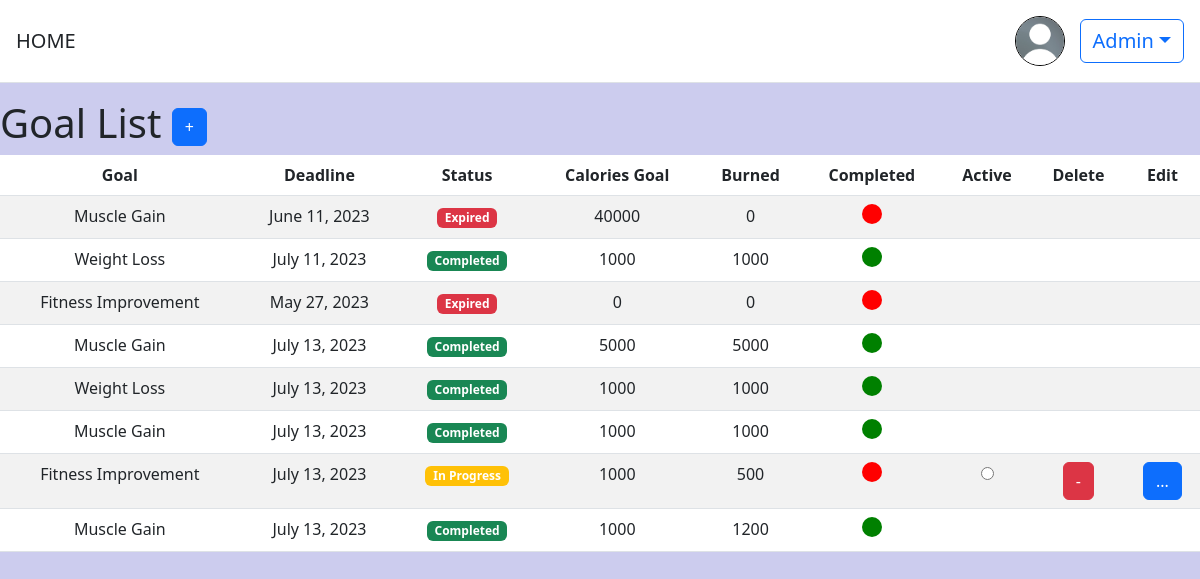
The page /obiettivi/lista/ (signed in) on the database as committed earlier.
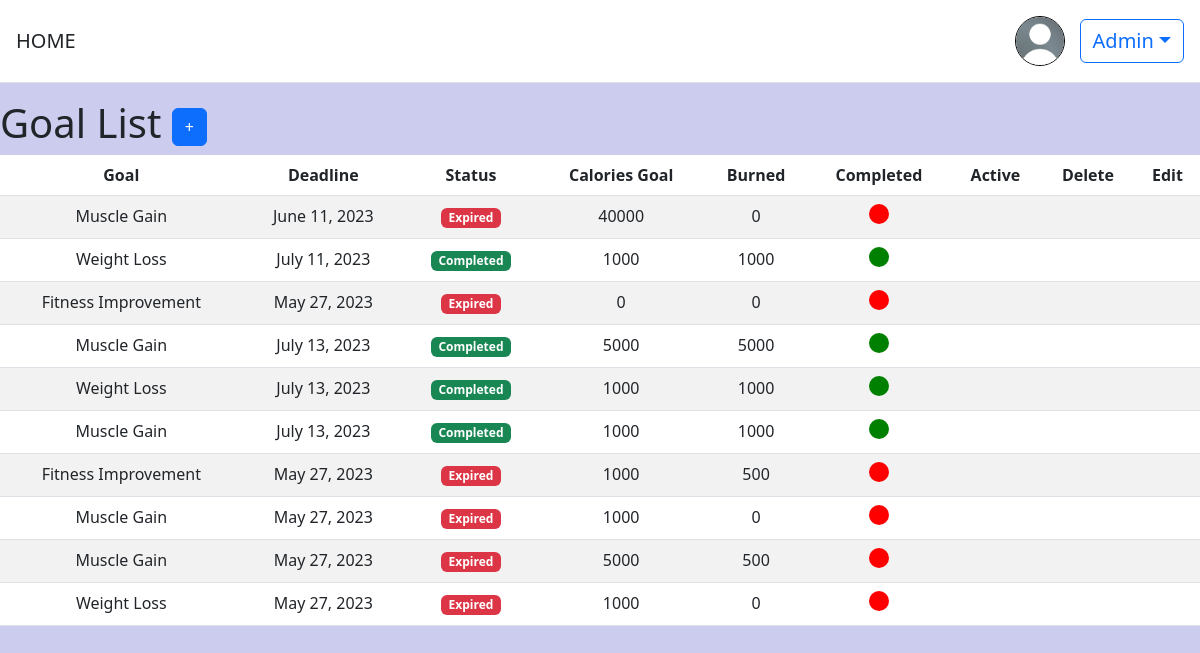
The same page on the database as committed later.
### obiettivi/models.py (models this page shows, shortened)
class GoalModel(models.Model):
    GOAL_CHOICES = (
        ('Weight Loss', 'Weight Loss'),
        ('Muscle Gain', 'Muscle Gain'),
        ('Fitness Improvement', 'Fitness Improvement'),
    )
    STATUS_CHOICES = (
        ('V', 'In Corso'),
        ('S', 'Scaduto'),
    )
    TEMP_CHOICES = (
        (1, '1 day'),
        (7, '1 week'),
        (30, '1 month'),
        (90, '3 months'),
    )
    def is_deadline_expired(self):
        today = date.today()
        if self.deadline < today:
            self.is_expired = True
            self.save()
            return True
        else:
            self.is_expired = False
            self.save()
            return False
    deadline = models.DateField(blank=True, null=True)
    status = models.CharField(max_length=1, choices=STATUS_CHOICES, default='V')
    tempistica = models.IntegerField(choices=TEMP_CHOICES, default=30)
    utente = models.ForeignKey(settings.AUTH_USER_MODEL, on_delete=models.CASCADE)
    goal_type = models.CharField(max_length=20, choices=GOAL_CHOICES)
    data_creazione = models.DateField(default=timezone.now)
    descrizione = models.TextField(max_length=255, blank=True, null=True)
    CaloriesGoal = models.IntegerField(default=0, blank=False, null=False)
    is_selected = models.BooleanField(default=False)
    is_completed = models.BooleanField(default=False)
    is_expired = models.BooleanField(default=False)
    cal = models.IntegerField(default=0)

### obiettivi/views.py (the view, shortened to what this page needs)
# urls.py: path('lista/', views.listaobiettivi, name='listaobiettivi'),
@login_required
def listaobiettivi(request):
    goals = GoalModel.objects.filter(utente=request.user)
    return render(request, 'goals.html', {'goals': goals})

### templates/goals.html (shortened to what this page needs)
{% extends "base.html" %}
{% block content %}
  <div>
    <h1>
      Goal List
      <a href="{% url 'create_goal' %}" class="btn btn-primary"> + </a>
    </h1>
  </div>
<form id="goalSelectionForm" method="POST" action="{% url 'update_goal_selection' %}">
 <div class="table-responsive" >
  <table class="table table-striped">
    <thead>
      <tr>
        <th>Goal</th>
        <th>Deadline</th>
        <th>Status</th>
        <th>Calories Goal</th>
        <th>Burned</th>
        <th>Completed</th>
        <th>Active</th>
        <th>Delete</th>
        <th>Edit</th>
      </tr>
    </thead>
    <tbody>
      {% for goal in goals %}
        <tr>
          <td>{{ goal.goal_type }}</td>
          <td>{{ goal.deadline }}</td>
          <td>
            {% if goal.is_completed %}
              <span class="badge bg-success">Completed</span>
            {% else %}
             {% if goal.is_deadline_expired %}
              <span class="badge bg-danger">Expired</span>
             {% else %}
              <span class="badge bg-warning">In Progress</span>
            {% endif %}
           {% endif %}
          </td>
          <td>
            {{ goal.CaloriesGoal }}
          </td>
          <td>
            {{ goal.cal }}
          <td>
            {% if goal.is_completed %}
            <div style="width: 20px;height: 20px;border-radius: 50%;display: inline-block; background-color:green"></div>
            {% else %}
            <div style="width: 20px;height: 20px;border-radius: 50%;display: inline-block;background-color: red;"></div>
            {% endif %}
          </td>
        {% if not goal.is_completed and not goal.is_deadline_expired %}
         <td >
         <input type="radio" name="selected_goal" value="{{ goal.pk }}" onchange="this.form.submit()"
          {% if goal.is_selected %} checked {% endif %}>
         </td>
          <td>
            <a href="{% url 'delete_goal' goal.pk %}" class="btn btn-danger">-</a>
          </td>
          <td>
            <a href="{% url 'edit' goal.pk %}" class="btn btn-primary">...</a>
          </td>
          {% else %}
          <td>&nbsp</td>
          <td>&nbsp</td>
          <td>&nbsp</td>
          {% endif %}
        </tr>
      {% empty %}
        <tr>
          <td colspan="10">No goals scored</td>
        </tr>
      {% endfor %}
    </tbody>
  </table>
  </div>
</form>
{% endblock content %}

Rows that differ between the two databases and show on the page:
changed GoalModel (number 7 of 10 on the later page): deadline "July 13, 2023" → "May 27, 2023"; is_selected "☐" → (not shown); deadline "In Progress - ..." → "Expired"
changed GoalModel (number 8 of 10 on the later page): deadline "July 13, 2023" → "May 27, 2023"; cal "1200" → "0"; is_completed "Completed" → "Expired"
added GoalModel: goal_type "Muscle Gain", deadline "May 27, 2023", is_completed "Expired", CaloriesGoal "5000", cal "500"
added GoalModel: goal_type "Weight Loss", deadline "May 27, 2023", is_completed "Expired", CaloriesGoal "1000", cal "0"
